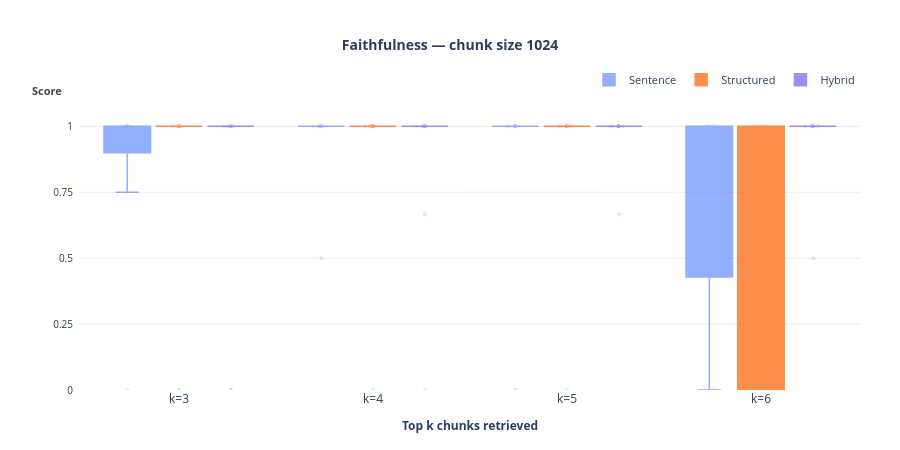

Notebook source saved alongside this figure:
### Markdown cell above
# NO ANSWARE: 1024

### Code cell
CHUNK_SIZE = 1024
df    = load_all_results(chunk_size=CHUNK_SIZE, no_answare=True)
stats = pass_stats(df)
means = metric_means(df, NO_ANSWARE_METRICS)

plot_pass_rate(stats, PLOTS_NO_ANSWARE_DIR / "1_pass_rate.png",
               f"Judge Pass Results by Index Type and k (chunk size {CHUNK_SIZE})", INDEX_LABELS)
plot_metrics_lines(means, PLOTS_NO_ANSWARE_DIR / "2_metrics_lines.png", NO_ANSWARE_METRICS, INDEX_LABELS)


for metric in NO_ANSWARE_METRICS:
    plot_single_metric_boxplot(
        df,
        PLOTS_NO_ANSWARE_DIR / f"boxplot_no_answare_{CHUNK_SIZE}_{metric}.png",
        metric,
        INDEX_LABELS,
        f"{metric.replace('_', ' ').title()} — chunk size {CHUNK_SIZE}",
    )

### Figure 1 — Plotly figure (JSON) as saved in the notebook; plotly's stock layout.template omitted (floating-point values rounded to 4 significant figures)
{"data": [{"boxmean": false, "boxpoints": "all", "fillcolor": "#648FFF", "jitter": 0.4, "legendgroup": "Sentence", "line": {"color": "#648FFF", "width": 1.5}, "marker": {"color": "#648FFF", "line": {"width": 0}, "opacity": 0.25, "size": 4}, "name": "Sentence", "opacity": 0.7, "pointpos": 0, "showlegend": true, "type": "box", "x": ["k=3", "k=3", "k=3", "k=3", "k=3", "k=3", "k=3", "k=3", "k=3", "k=3", "k=4", "k=4", "k=4", "k=4", "k=4", "k=4", "k=4", "k=4", "k=4", "k=4", "k=5", "k=5", "k=5", "k=5", "k=5", "k=5", "k=5", "k=5", "k=5", "k=5", "k=6", "k=6", "k=6", "k=6", "k=6", "k=6", "k=6", "k=6", "k=6"], "y": [1, 1, 1, 1, 1, 0.9, 1, 0.75, 0, 1, 1, 1, 1, 1, 0.5, 1, 1, 1, 1, 1, 1, 0, 1, 1, 1, 1, 1, 1, 0, 1, 1, 0.5714, 1, 1, 0, 1, 1, 0.6667, 0]}, {"boxmean": false, "boxpoints": "all", "fillcolor": "#FE6100", "jitter": 0.4, "legendgroup": "Structured", "line": {"color": "#FE6100", "width": 1.5}, "marker": {"color": "#FE6100", "line": {"width": 0}, "opacity": 0.25, "size": 4}, "name": "Structured", "opacity": 0.7, "pointpos": 0, "showlegend": true, "type": "box", "x": ["k=3", "k=3", "k=3", "k=3", "k=3", "k=3", "k=3", "k=3", "k=3", "k=3", "k=4", "k=4", "k=4", "k=4", "k=4", "k=4", "k=4", "k=4", "k=4", "k=4", "k=5", "k=5", "k=5", "k=5", "k=5", "k=5", "k=5", "k=5", "k=5", "k=5", "k=6", "k=6", "k=6", "k=6", "k=6", "k=6", "k=6", "k=6", "k=6", "k=6"], "y": [1, 1, 0, 1, 1, 0, 1, 1, 1, 1, 1, 1, 1, 1, 1, 1, 1, 1, 0, 1, 1, 1, 1, 1, 1, 0, 1, 1, 1, 1, 1, 0, 1, 1, 0.5, 0, 1, 0.6, 0, 1]}, {"boxmean": false, "boxpoints": "all", "fillcolor": "#785EF0", "jitter": 0.4, "legendgroup": "Hybrid", "line": {"color": "#785EF0", "width": 1.5}, "marker": {"color": "#785EF0", "line": {"width": 0}, "opacity": 0.25, "size": 4}, "name": "Hybrid", "opacity": 0.7, "pointpos": 0, "showlegend": true, "type": "box", "x": ["k=3", "k=3", "k=3", "k=3", "k=3", "k=3", "k=3", "k=3", "k=3", "k=3", "k=4", "k=4", "k=4", "k=4", "k=4", "k=4", "k=4", "k=4", "k=4", "k=4", "k=5", "k=5", "k=5", "k=5", "k=5", "k=5", "k=5", "k=5", "k=5", "k=5", "k=6", "k=6", "k=6", "k=6", "k=6", "k=6", "k=6", "k=6", "k=6", "k=6"], "y": [1, 1, 1, 1, 1, 0, 1, 1, 0, 1, 1, 1, 1, 1, 1, 1, 1, 1, 0, 0.6667, 1, 1, 1, 1, 1, 1, 1, 1, 1, 0.6667, 1, 1, 1, 1, 0.5, 1, 1, 1, 1, 1]}], "layout": {"annotations": [{"font": {"color": "#444", "size": 11}, "showarrow": false, "text": "<b>Score</b>", "x": -0.02, "xanchor": "right", "xref": "paper", "y": 1, "yanchor": "bottom", "yref": "paper"}], "boxgap": 0.2, "boxgroupgap": 0.1, "boxmode": "group", "height": 450, "legend": {"font": {"size": 11}, "orientation": "h", "x": 1, "xanchor": "right", "y": 1.02, "yanchor": "bottom"}, "margin": {"b": 60, "l": 80, "r": 40, "t": 100}, "paper_bgcolor": "white", "plot_bgcolor": "white", "title": {"font": {"size": 14, "weight": "bold"}, "text": "Faithfulness — chunk size 1024", "x": 0.5, "xanchor": "center"}, "width": 900, "xaxis": {"categoryarray": ["k=3", "k=4", "k=5", "k=6"], "categoryorder": "array", "linecolor": "rgba(0,0,0,0.5)", "linewidth": 1, "showline": false, "tickangle": 0, "tickfont": {"size": 12}, "title": {"font": {"size": 12}, "text": "<b>Top k chunks retrieved</b>"}}, "yaxis": {"gridcolor": "rgba(0,0,0,0.08)", "gridwidth": 1, "linecolor": "rgba(0,0,0,0.5)", "linewidth": 1, "range": [0, 1.1], "showgrid": true, "showline": false, "tickfont": {"size": 10}, "ticklabelstandoff": 6, "tickvals": [0, 0.25, 0.5, 0.75, 1], "title": {"text": ""}}}}
